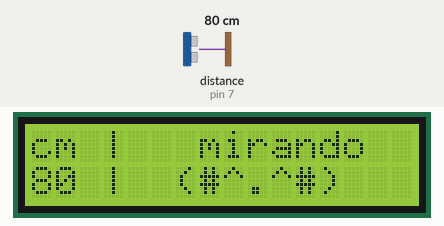
This sketch was run on a simulated Arduino Uno, built with avr-gcc and run on an emulated ATmega328P. Parts: 16×2 character LCD. Wiring (inferred from the names in the program): ultrasonic range finder: trigger pin 7; echo pin 7. The test bench sets the inputs (shaded band); at power-on: distance to the obstacle (sensor on pin 7) 80 cm. The echo pulse lasts 58.3 µs per cm; what the sketch prints to the serial monitor is not drawn.

Above: at 2.2 s.
2.3 s: distance to the obstacle (sensor on pin 7) set to 18 cm
At 2.6 s:
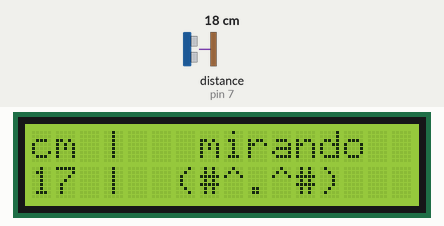
3.8 s: distance to the obstacle (sensor on pin 7) set to 60 cm
At 3.81 s:
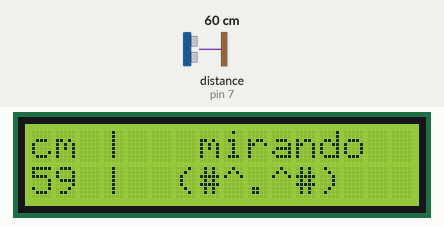
5.3 s: distance to the obstacle (sensor on pin 7) set to 120 cm
At 5.9 s:
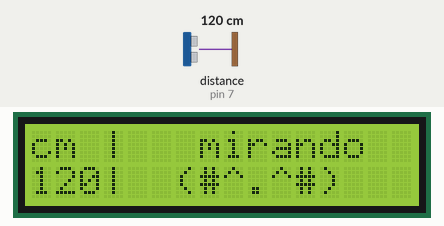

The sketch:

utn_clase_arduino09_02.ino
```cpp
#include <LiquidCrystal.h>
LiquidCrystal lcd(12, 11, 5, 4, 3, 2);
int contador = 0;
int lectura = 0;
int distancia = 0;
int pin = 7;

void setup()
{
    Serial.begin(9600);
	Serial.println("Iniciando");
	lcd.begin(16, 2);
	lcd.print("Iniciando");
	lcd.setCursor(0, 1);
	lcd.print("Sistema");
	delay(1000);
	lcd.clear();
	lcd.print("mostrando");
	lcd.setCursor(0, 1);
	lcd.print("distancia");
	lcd.clear();
}
void loop()
{
	lectura = readUltrasonicDistance(pin, pin);
	distancia = 0.01723 * lectura;
	Serial.print(distancia);
  	lcd.setCursor(0, 0);
  	lcd.print("cm");
  	lcd.setCursor(0, 1);
  	lcd.print(distancia);
  	lcd.setCursor(3,0);
  	lcd.print("|");
  	lcd.setCursor(3,1);
  	lcd.print("|");
  	lcd.setCursor(7,0);
  	lcd.print("mirando");
  	lcd.setCursor(6,1);
  	lcd.print("(#^.^#)");
}
long readUltrasonicDistance(int triggerPin, int echoPin)
{
	pinMode(triggerPin, OUTPUT);
	digitalWrite(triggerPin, LOW);
	delayMicroseconds(2);
	digitalWrite(triggerPin, HIGH);
	delayMicroseconds(10);
	digitalWrite(triggerPin, LOW);
	pinMode(echoPin, INPUT);
	return pulseIn(echoPin, HIGH);
}
```

Measured:
- after the input at 2.3 s, the display: changes at once (image 1)
- after the input at 3.8 s, the display: changes at once (image 2)
- after the input at 5.3 s, the display: first differs from a run without the input at once (image 3)
